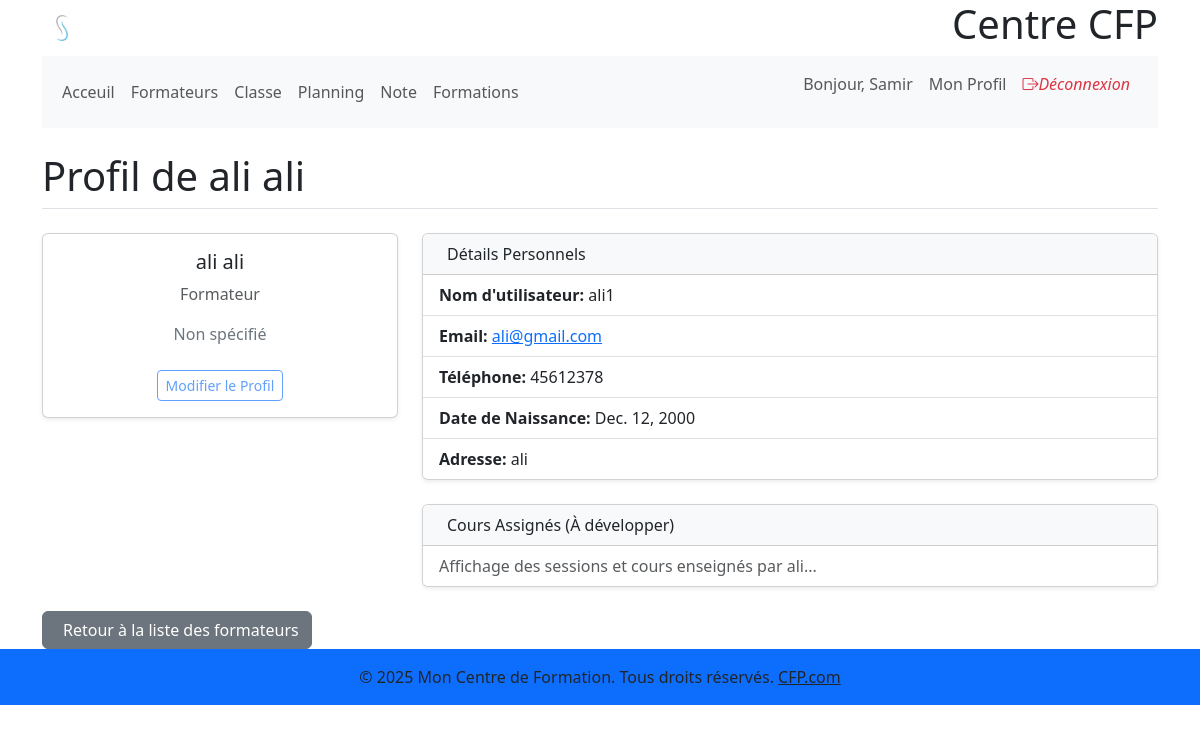
Screenshot of /formateurs/6/ (signed in) with the database file from the repository.
### gestion_users/models.py (models this page shows, shortened)
class CustomUser(AbstractUser):
    role = models.CharField(max_length=50, choices=UserRole.choices, default=UserRole.STUDENT,
                            verbose_name=_("Rôle"))
    telephone = models.CharField(
        max_length=15, blank=True, null=True, verbose_name=_("Téléphone"))
    adress = models.TextField(blank=True, null=True, verbose_name=_("Adresse"))
    date_naissance = models.DateField(
        blank=True, null=True, verbose_name=_("Date de naissance"))
    photo = models.ImageField(upload_to='photos_profil/',
                              blank=True, null=True, verbose_name=_("Photo de profil"))
    class Meta:
        verbose_name = _("Utilisateur")
        verbose_name_plural = _("Utilisateurs")

### gestion_inscriptions/models.py (models this page shows, shortened)
class Instructor(models.Model):
    user = models.OneToOneField(
        CustomUser,
        on_delete=models.CASCADE,
        primary_key=True,         # Utilise le user_id comme clé primaire pour simplifier
        related_name='instructor',
        verbose_name=_("Utilisateur")
    )
    specialite_enseignement = models.CharField(
        max_length=255,
        blank=True,  # Le champ peut être vide
        null=True,  # Permet NULL dans la base de données
        verbose_name=_("Spécialité d'enseignement")
    )
    class Meta:
        verbose_name = _("Formateur")
        verbose_name_plural = _("Formateurs")

### gestion_users/views.py (the view)
# urls.py: path('formateurs/<int:pk>/', views.instructor_detail_view,
@login_required
@user_passes_test(is_admin_or_staff)
def instructor_detail_view(request, pk):
    instructor = get_object_or_404(
        Instructor.objects.select_related('user'), pk=pk)
    context = {
        'instructor': instructor,
        'titre_page': f'Profil de {instructor.user.get_full_name() or instructor.user.username}',
    }
    return render(request, 'gestion_users/instructor_detail.html', context)

### gestion_users/views.py (called while the page is built)
def is_admin_or_staff(user):
    return user.is_active and (user.is_staff or user.role == UserRole.ADMIN)

### gestion_users/templates/gestion_users/instructor_detail.html (shortened to what this page needs)
{% extends 'base.html' %}  {% block content %}
  <div class="container mt-4">
    <h1 class="mb-4 border-bottom pb-2">{{ titre_page }}</h1>
    <div class="row">
      <div class="col-md-4">
        <div class="card mb-4 shadow-sm">
          <div class="card-body text-center">
            <h5 class="card-title">{{ instructor.user.get_full_name }}</h5>
            <p class="card-text text-muted">{{ instructor.user.get_role_display }}</p>
            <p class="text-secondary">{{ instructor.specialite_enseignement|default:'Non spécifié' }}</p>
            <a href="{% url 'gestion_users:edit_profile' %}" class="btn btn-outline-primary btn-sm mt-2 disabled">Modifier le Profil</a>
          </div>
        </div>
      </div>
      <div class="col-md-8">
        <div class="card shadow-sm mb-4">
          <div class="card-header bg-light">
             Détails Personnels
          </div>
          <ul class="list-group list-group-flush">
            <li class="list-group-item">
              <strong>Nom d'utilisateur:</strong> {{ instructor.user.username }}
            </li>
            <li class="list-group-item">
              <strong>Email:</strong>
              <a href="mailto:{{ instructor.user.email }}">{{ instructor.user.email }}</a>
            </li>
            <li class="list-group-item">
              <strong>Téléphone:</strong> {{ instructor.user.telephone|default:'N/A' }}
            </li>
            <li class="list-group-item">
              <strong>Date de Naissance:</strong> {{ instructor.user.date_naissance|default:'N/A' }}
            </li>
            <li class="list-group-item">
              <strong>Adresse:</strong> {{ instructor.user.adress|default:'N/A' }}
            </li>
          </ul>
        </div>
        <div class="card shadow-sm">
          <div class="card-header bg-light">
             Cours Assignés (À développer)
          </div>
          <ul class="list-group list-group-flush">
            <li class="list-group-item text-muted">Affichage des sessions et cours enseignés par {{ instructor.user.first_name }}...</li>
          </ul>
        </div>
      </div>
    </div>
    <a href="{% url 'gestion_users:formateurs_list' %}" class="btn btn-secondary mt-4"> Retour à la liste des formateurs</a>
  </div>
{% endblock %}

### templates/includes/_nav.html (shortened to what this page needs)
<nav class="navbar navbar-expand-lg navbar-light bg-light">
  <div class="container-fluid">
    <div class="collapse navbar-collapse" id="navbarNav">
      <ul class="navbar-nav me-auto mb-2 mb-lg-0">
        <li class="nav-item">
          <a class="nav-link" href="#">Acceuil</a>
        </li>
        <li class="nav-item">
          <a class="nav-link" href="{% url 'gestion_users:formateurs_list' %}">Formateurs</a>
        </li>
        <li class="nav-item">
          <a class="nav-link" href="{% url 'gestion_formations:room_list' %}">Classe</a>
        </li>
        <li class="nav-item">
          <a class="nav-link" href="{% url 'gestion_formations:seance_calendar_page' %}">Planning</a>
        </li>
        <li class="nav-item">
          <a class="nav-link" href="#">Note</a>
        </li>
        <li class="nav-item">
          <a class="nav-link" href="{% url 'gestion_formations:formation_list' %}">Formations</a>
        </li>
      </ul>
      <ul class="navbar-nav ms-auto">
        {% if user.is_authenticated %}
          <li class="nav-item">
            <span class="nav-link">Bonjour, {{ user.first_name|default:user.username }}</span>
          </li>
          <li class="nav-item">
            <a class="nav-link" href="{% url 'gestion_users:profile' %}">Mon Profil</a>
          </li>
          <li class="nav-item">
            <form method="post" action="{% url 'gestion_users:logout' %}" class="form-inline">
              <a href="{% url 'gestion_users:logout' %}" class="nav-link text-danger"><i class="bi bi-box-arrow-right me-2">Déconnexion</i></a>
            </form>
          </li>
        {% endif %}
      </ul>
    </div>
  </div>
</nav>

### rows the page displays
CustomUser: first_name "Samir"
Instructor: user.get_full_name "ali ali", user.role "Formateur", specialite_enseignement "Non spécifié", user.username "ali1", user.email "ali@gmail.com", user.telephone "45612378", user.date_naissance "Dec. 12, 2000", user.adress "ali", user.first_name "ali"

### other values shown
{{ titre_page }} "Profil de ali ali"
